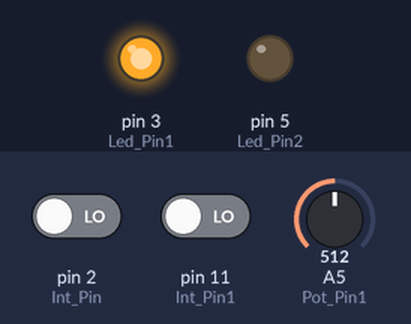
The sketch below on a simulated Arduino Uno, built with avr-gcc and run on an emulated ATmega328P. Parts: output pins drawn as LEDs (lit = HIGH). The inputs (shaded band) are chosen by the test bench; at power-on: A5 (Pot_Pin1) = 512, pin 11 (Int_Pin1) LOW, pin 2 (Int_Pin) LOW.

Above: at 1.2 s.
1.3 s: A5 (Pot_Pin1) set to 484
At 2.1 s:
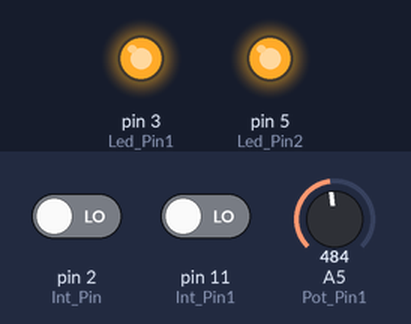
2.8 s: A5 (Pot_Pin1) set to 810
At 3.2 s:
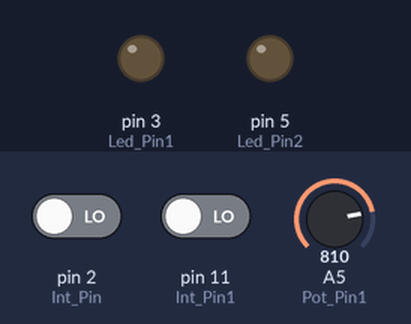
4.3 s: pin 11 (Int_Pin1) driven HIGH
At 5.5 s:
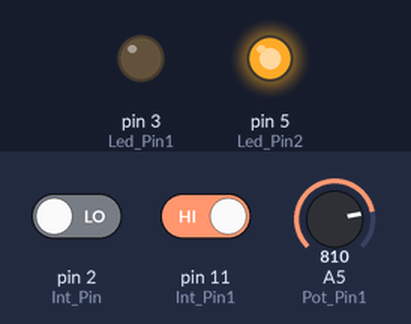
5.8 s: pin 11 (Int_Pin1) driven LOW
At 6.7 s:
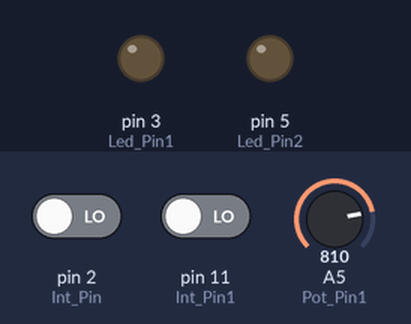
7.3 s: pin 2 (Int_Pin) driven HIGH
At 7.8 s:
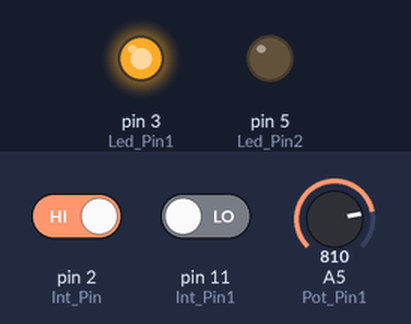
Timing chart, 0 to 9.8 s (numbered marks = the images above; inputs shaded):
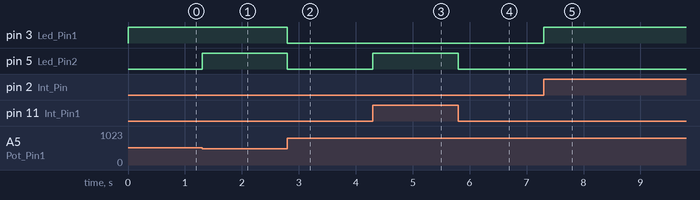

Measured:
- the behaviour switches between 500 and 499 on A5 (Pot_Pin1) (found by bisection; images 0 and 1)
- after the input at 1.3 s, pin 5 (Led_Pin2): LOW → HIGH at once
- after the input at 2.8 s, pin 3 (Led_Pin1), pin 5 (Led_Pin2): HIGH → LOW at once
- after the input at 4.3 s, pin 5 (Led_Pin2): LOW → HIGH at once
- after the input at 5.8 s, pin 5 (Led_Pin2): HIGH → LOW at once
- after the input at 7.3 s, pin 3 (Led_Pin1): LOW → HIGH at once

The sketch:

006_Clase_20.04.Codigo.ino
```cpp
int Led_Pin1= 3;
int Led_Pin2= 5;
int Pot_Pin1 =  A5;
int Int_Pin = 2;
int Int_Pin1 = 11;
int inputValue= 0;
int sensorValue = 0;
int inputValue1= 0;
int sensorValue1 = 0;
void setup()
{
  pinMode(Led_Pin1, OUTPUT);
  pinMode(Int_Pin, INPUT);
  pinMode(Led_Pin2, OUTPUT);
  pinMode(Int_Pin1, INPUT);
}
void loop()
{
  inputValue = digitalRead(Int_Pin);
  if (inputValue == HIGH){
    digitalWrite(Led_Pin1, 1);}
  else
  {
    sensorValue= analogRead(Pot_Pin1);
    if(sensorValue < 800) {
      digitalWrite(Led_Pin1, 1);
    } else {
        digitalWrite(Led_Pin1, 0);
    }
  }
   inputValue1 = digitalRead(Int_Pin1);
  if (inputValue1 == HIGH){
    digitalWrite(Led_Pin2, 1);}
  else
  {
    sensorValue1= analogRead(Pot_Pin1);
    if(sensorValue1 <500){
      digitalWrite(Led_Pin2, 1);
   } else {
        digitalWrite(Led_Pin2, 0);
    }
  }
 }
```
